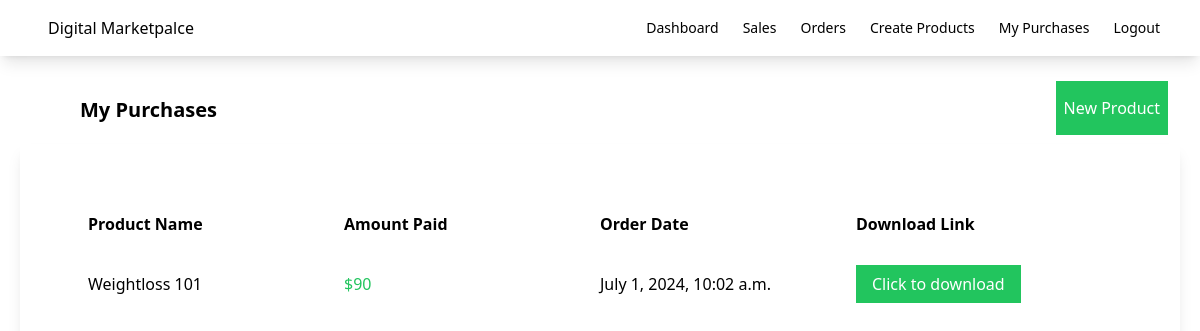
The page /purchases/ (signed in) on the database its author committed.
### myapp/models.py (models this page shows, shortened)
class OrderDetail(models.Model):
    customer_email = models.EmailField()
    product = models.ForeignKey(Product,on_delete=models.CASCADE)
    amount = models.IntegerField()
    stripe_payment_intent = models.CharField(max_length=200)
    has_paid = models.BooleanField(default=False)
    created_on = models.DateTimeField(auto_now_add=True)
    updated_on = models.DateTimeField(auto_now=True)

class Product(models.Model):
    seller = models.ForeignKey(User, on_delete=models.CASCADE)
    name = models.CharField(max_length=200)
    description = models.CharField(max_length=200)
    price = models.FloatField()
    file = models.FileField(upload_to='uploads')
    total_sales_amount = models.IntegerField(default=0)
    total_sales = models.IntegerField(default=0)

### myapp/views.py (the view)
# urls.py: path('purchases/',views.mypurchases,name="purchases"),
def mypurchases(request):
    orders = OrderDetail.objects.filter(customer_email=request.user.email)
    return render(request,'myapp/purchases.html',{'orders':orders})

### myapp/templates/myapp/purchases.html
{% extends 'myapp/base.html' %}
{% block body %}
    <div class="flex justify-between">
        <div class="ml-20 mt-10 font-bold text-xl">My Purchases</div>
        <div class="ml-20 mt-10">
            <a class="bg-green-500 text-white px-2 py-4 mr-8" href="{% url 'create_product' %}">New Product</a>
        </div>
    </div>
    <div class="order-container shadow-lg p-10 m-5">
        <div class="order-header flex font-bold  m-5 p-2 ">
            <div class="w-1/4">
                Product Name
            </div>
            <div class="w-1/4">
                Amount Paid
            </div>
            <div class="w-1/4">
                Order Date
            </div>
            <div class="w-1/4">
                Download Link
            </div>
        </div>
        {% for order in orders %}
        <div class="flex  m-5 p-2">
            <div class="w-1/4">
                {{order.product.name}}
            </div>
            <div class="w-1/4 text-green-500">
                ${{order.amount}}
            </div>
            <div class="w-1/4">
                {{order.created_on}}
            </div>
            <div class="w-1/4">
                <a class="bg-green-500 text-white px-4 py-2" href="{{order.product.file.url}}" download>Click to download</a>
            </div>
        </div>
        {% endfor %}
    </div>
{% endblock %}

### rows shown on the page
OrderDetail: product.name "Weightloss 101", amount "90", created_on "July 1, 2024, 10:02 a.m."
